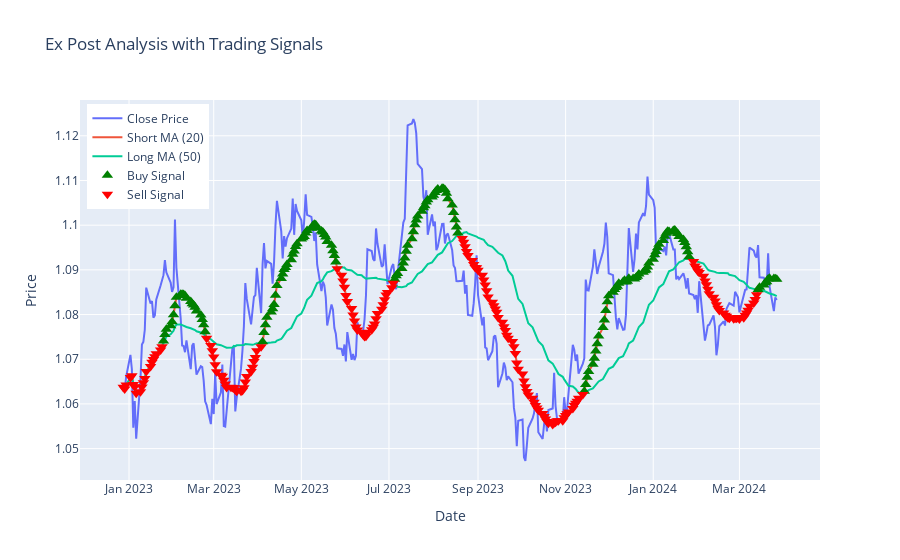

Notebook code cell kept with this figure:
### Code cell
import yfinance as yf
import pandas as pd
import numpy as np
import plotly.graph_objs as go

# Define the currency pair
currency_pair = 'EURUSD=X'

# Get historical data for the past 3 months
historical_data = yf.download(currency_pair, start='2022-12-28', end='2024-03-28')

# Ensure 'Close' column is numeric
historical_data['Close'] = pd.to_numeric(historical_data['Close'])

# Now, you can implement the trading strategy outlined earlier using this historical data
# Calculate short-term and long-term moving averages
short_window = 20  # Short-term moving average window
long_window = 50   # Long-term moving average window

historical_data['Short_MA'] = historical_data['Close'].rolling(window=short_window, min_periods=1).mean()
historical_data['Long_MA'] = historical_data['Close'].rolling(window=long_window, min_periods=1).mean()

# Generate trading signals based on moving average crossovers
historical_data['Signal'] = np.where(historical_data['Short_MA'] > historical_data['Long_MA'], 1, -1)

# Create figure
fig = go.Figure()

# Plot close price
fig.add_trace(go.Scatter(x=historical_data.index, y=historical_data['Close'], mode='lines', name='Close Price'))

# Plot short-term and long-term moving averages
fig.add_trace(go.Scatter(x=historical_data.index, y=historical_data['Short_MA'], mode='lines', name='Short MA (20)'))
fig.add_trace(go.Scatter(x=historical_data.index, y=historical_data['Long_MA'], mode='lines', name='Long MA (50)'))

# Marking buy and sell signals
buy_signals = historical_data[historical_data['Signal'] == 1]
sell_signals = historical_data[historical_data['Signal'] == -1]

fig.add_trace(go.Scatter(x=buy_signals.index, y=buy_signals['Short_MA'], mode='markers', marker=dict(symbol='triangle-up', size=10, color='green'), name='Buy Signal'))
fig.add_trace(go.Scatter(x=sell_signals.index, y=sell_signals['Short_MA'], mode='markers', marker=dict(symbol='triangle-down', size=10, color='red'), name='Sell Signal'))

# Update layout
fig.update_layout(title='Ex Post Analysis with Trading Signals', xaxis_title='Date', yaxis_title='Price', legend=dict(yanchor="top", y=0.99, xanchor="left", x=0.01))

# Show plot
fig.show()

### Figure 1 — Plotly figure (JSON) as saved in the notebook; plotly's stock layout.template omitted (floating-point values rounded to 4 significant figures; data arrays with more than 128 entries replaced by an {"elided": "..."} marker saying what was removed)
{"data": [{"mode": "lines", "name": "Close Price", "type": "scatter", "x": {"elided": "326 str values"}, "y": {"elided": "326 float values"}}, {"mode": "lines", "name": "Short MA (20)", "type": "scatter", "x": {"elided": "326 str values"}, "y": {"elided": "326 float values"}}, {"mode": "lines", "name": "Long MA (50)", "type": "scatter", "x": {"elided": "326 str values"}, "y": {"elided": "326 float values"}}, {"marker": {"color": "green", "size": 10, "symbol": "triangle-up"}, "mode": "markers", "name": "Buy Signal", "type": "scatter", "x": {"elided": "157 str values"}, "y": {"elided": "157 float values"}}, {"marker": {"color": "red", "size": 10, "symbol": "triangle-down"}, "mode": "markers", "name": "Sell Signal", "type": "scatter", "x": {"elided": "169 str values"}, "y": {"elided": "169 float values"}}], "layout": {"legend": {"x": 0.01, "xanchor": "left", "y": 0.99, "yanchor": "top"}, "title": {"text": "Ex Post Analysis with Trading Signals"}, "xaxis": {"title": {"text": "Date"}}, "yaxis": {"title": {"text": "Price"}}}}
